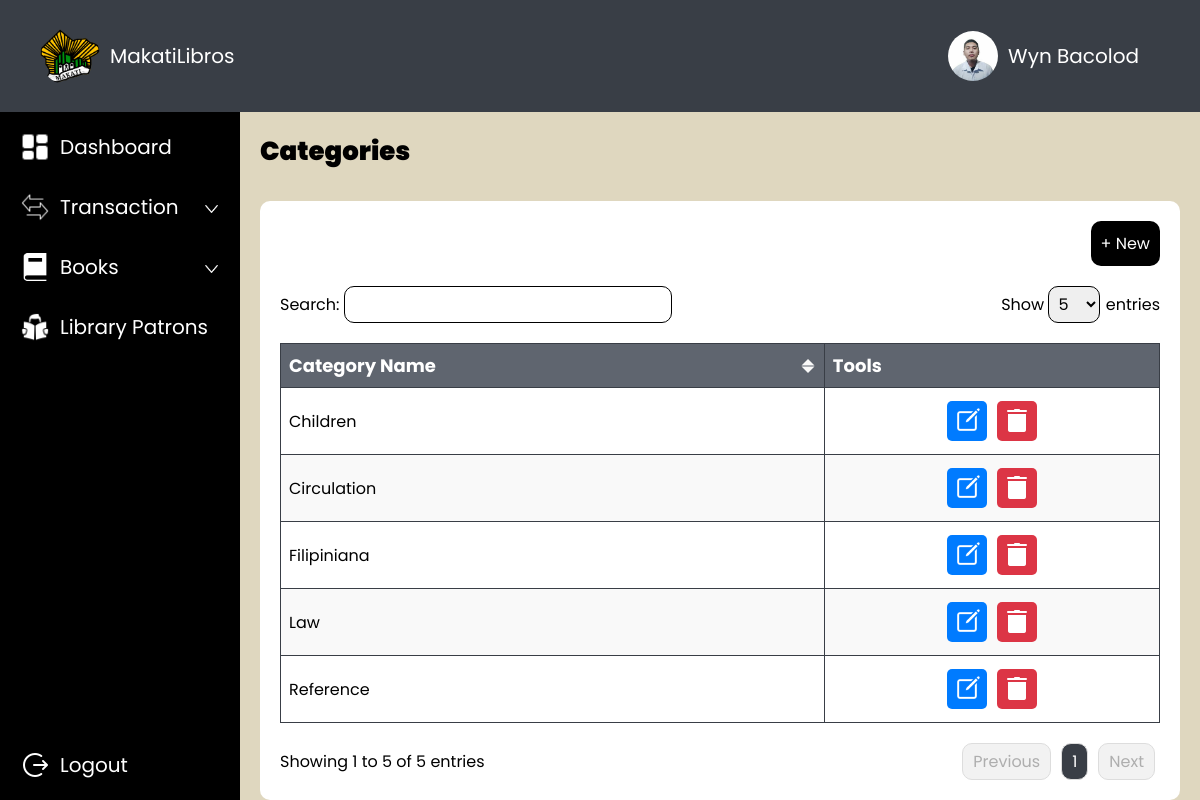
Screenshot of /admin/category.php with the database file from the repository.
### tables this page shows
CREATE TABLE `category` (
  `category_id` int(11) NOT NULL,
  `category` varchar(255) DEFAULT NULL
);

### admin/functions/fetch_category_list.php (called while the page is built)
<?php
function getCategoryList($pdo) {
    $query = "SELECT category_id, category FROM category ORDER BY category ASC";
    $stmt = $pdo->prepare($query);
    $stmt->execute();
    $categoryList = [];
    while ($row = $stmt->fetch(PDO::FETCH_ASSOC)) {
        $categoryList[] = [
            'category_id' => $row['category_id'],
            'category' => $row['category']
        ];
    }
    return $categoryList;
}
?>

### admin/category.php (the view, shortened to what this page needs)
<!DOCTYPE html>
<html lang="en">
<head>
    <link rel="stylesheet" href="style.css">
</head>
<?php
include '../connection.php';
include 'functions/fetch_category_list.php';
$categoryList = getCategoryList($pdo);
?>
<body>
    <div class="wrapper">
        <div class="container-top">
            <div class="row row-between">
                <div class="row-auto">
                    <div class="container-round logo">
                        <img src="../images/makati-logo.png" class="image">
                    </div>
                    MakatiLibros
                </div>
                <div class="row-auto container-profile" onclick="openEditModal()">
                    <div class="container-round profile">
                        <img src="../images/sample-profile.jpg" class="image">
                    </div>
                    Wyn Bacolod
                </div>
            </div>
        </div>
        <div class="container-content">
            <div class="sidebar">
                <?php include 'sidebar.php'; ?>
            </div>
            <div class="body">
                <div class="row">
                    <div class="title-26px">
                        Categories
                    </div>
                </div>
                <div class="container-white">
                    <div class="row row-right">
                        <button class="button-borrow" onclick="openAddModal()">
                            &#43; New
                        </button>
                    </div>
                    <div class="row row-between">
                        <div>
                            <label for="search">Search: </label>
                            <input class="table-search" type="text" id="search" onkeyup="searchTable()">
                        </div>
                        <div>
                            <label for="entries">Show </label>
                            <select class="table-select" id="entries" onchange="changeEntries()">
                                <option value="5">5</option>
                            </select>
                            <label for="entries"> entries</label>
                        </div>
                    </div>
                    <div class="row">
                        <table id="table">
                            <thead>
                                <tr>
                                    <th onclick="sortTable(0)">
                                        <div class="row row-between">
                                            <div class="column-title">Category Name</div>
                                            <img id="sort-icon-0" src="../images/sort.png" class="sort">
                                        </div>
                                    </th>
                                    <th>
                                        <div class="column-title">Tools</div>
                                    </th>
                                </tr>
                            </thead>
                            <tbody>
                                <?php foreach ($categoryList as $category) { ?>
                                    <tr>
                                        <td><?php echo htmlspecialchars($category['category']); ?></td>
                                        <td>
                                            <div class="td-center">
                                                <div class="button-edit" onclick="openEditModal(<?php echo $category['category_id']; ?>, '<?php echo addslashes($category['category']); ?>')">
                                                    <img src="../images/edit-white.png" class="image">
                                                </div>
                                                <div class="button-delete" onclick="openDeleteModal()">
                                                    <img src="../images/delete-white.png" class="image">
                                                </div>
                                            </div>
                                        </td>
                                    </tr>
                                <?php } ?>
                            </tbody>
                        </table>
                    </div>
                    <div class="row row-between">
                        <div class="entry-info" id="entry-info"></div>
                        <div class="pagination" id="pagination"></div>
                    </div>
                </div>
            </div>
        </div>
    </div>
</body>
</html>

### admin/style.css (style rules this page uses)
* { margin: 0; padding: 0; font-family: 'Poppins', sans-serif; box-sizing: border-box; font-size: 20px; }
.wrapper { display: flex; flex-direction: column; height: 100vh; width: 100%; }
.container-top { display: flex; flex-direction: row; width: 100%; padding: 20px 40px; align-items: center; color: white; background-color: #393E46; }
.container-round { border-radius: 100%; overflow: hidden; }
.logo { width: 60px; height: 60px; }
.profile { width: 50px; height: 50px; }
.container-profile { border: 1px solid transparent; padding: 10px 20px; }
.container-content { display: flex; flex-direction: row; width: 100%; height: 100%; overflow: hidden; }
.row { display: flex; flex-direction: row; gap: 10px; width: 100%; }
.row-auto { display: flex; flex-direction: row; width: auto; height: auto; gap: 10px; align-items: center; }
.row-between { align-items: center; justify-content: space-between; }
.row-right { justify-content: right; }
.sidebar { display: flex; flex-direction: column; padding: 10px; gap: 10px; width: 20%; background-color: black; }
.image { width: 100%; height: 100%; }
.body { display: flex; flex-direction: column; padding: 20px; gap: 10px; width: 80%; background-color: #dfd7bf; overflow-y: scroll; }
.title-26px { font-size: 26px; font-weight: 900; }
.container-white { width: auto; display: flex; flex-direction: column; background-color: white; padding: 20px; border-radius: 10px; margin-top: 20px; gap: 20px; }
table { width: 100%; border-collapse: collapse; }
td { border: 1px solid #393E46; padding: 8px; text-align: left; font-size: 16px; }
.td-center { display: flex; justify-content: center; text-align: center; }
th { background-color: #5F656F; color: white; border: 1px solid #393E46; padding: 8px; text-align: left; }
tbody tr:nth-child(even) { background-color: #f9f9f9; }
.column-title { font-size: 18px; }
.entry-info { font-size: 16px; }
.sort { width: 16px; height: 16px; }
.table-search, .table-select { border-radius: 10px; padding: 5px; font-size: 16px; border: 1px solid; }
.table-select option { padding: 5px; font-size: 16px; }
button { padding: 10px; border-radius: 10px; font-size: 16px; border: none; }
.button-borrow { background-color: black; color: white; transition: transform 0.2s; }
.button-edit { width: 40px; height: 40px; background-color: #007bff; padding: 5px; margin: 5px; border-radius: 5px; transition: transform 0.2s; }
.button-delete { width: 40px; height: 40px; background-color: #dc3545; padding: 5px; margin: 5px; border-radius: 5px; transition: transform 0.2s; }
label { font-size: 16px; }

### rows the page displays
category: category "Children"
category: category "Circulation"
category: category "Filipiniana"
category: category "Law"
category: category "Reference"
